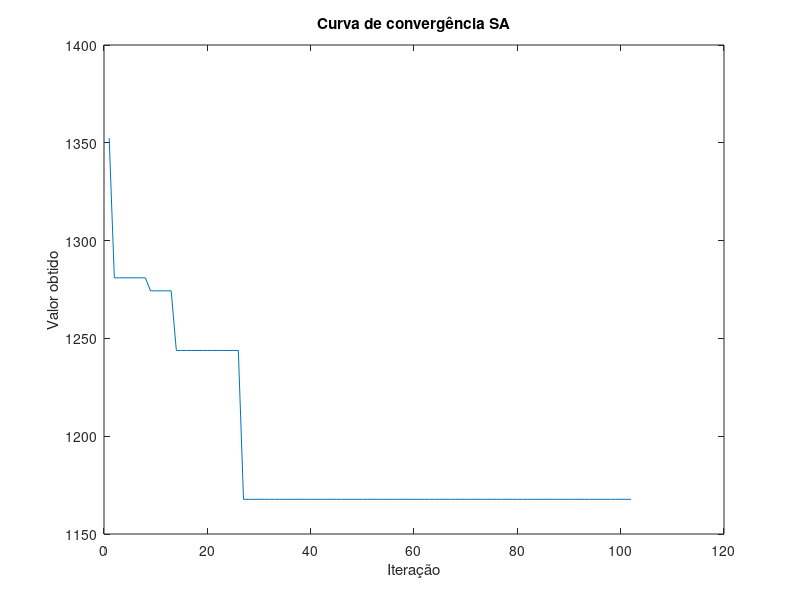

This figure's MATLAB source:
clear all
clc

%-----parametros e variaveis-----%
max_iter = 101; % numero maximo de iteracoes
Y = zeros(max_iter+1);% variavel para o grafico e resultado
X = 1:1:max_iter+1;

J = 16; % total de regioes da cidade a serem visitados
K = 2; % numero de drones
m = 8; % numero de locais potenciais para a instalacao das bases
dj = 400; % distancias para sobrevoo das regioes (metros)
Dk = [1860, 2580];  % capacidade de voo associadas a cada drone (em segundos)
tempo_recarga = [2760, 4200]; % tempo de recarga dos drones (em segundos)
velocidade = [4.72, 8.95]; % velocidade dos drones (em m/s)
dij = [10, 150, 309, 172, 285, 305, 435, 433; % distancias entre bases e regioes (metros)
       95, 10, 175, 172, 195, 320, 407, 350;
       230, 10, 24, 233, 168, 385, 407, 305;
       382, 170, 24, 357, 198, 492, 443, 305;
       10, 173, 309, 27, 230, 155, 300, 347;
       93, 83, 175, 27, 95, 282, 259, 235;
       230, 83, 24, 160, 20, 320, 259, 157;
       382, 190, 24, 312, 100, 417, 313, 157;
       165, 280, 350, 27, 230, 10, 197, 311;
       190, 230, 242, 27, 95, 95, 125, 173;
       285, 230, 170, 160, 10, 230, 125, 10;
       421, 290, 170, 312, 100, 385, 215, 10;
       303, 400, 435, 153, 275, 10, 150, 311;
       320, 368, 352, 153, 180, 95, 10, 175;
       382, 368, 305, 220, 153, 230, 10, 10;
       491, 407, 305, 350, 185, 385, 175, 10];
dij = dij';
djj = [ 0, 24, 148, 272, 24, 65, 190, 345, 148, 205, 272, 385, 272, 340, 385, 480; % distancia entre locais (metros)
        24, 0, 24, 148, 65, 24, 65, 210, 242, 148, 205, 272, 340, 272, 340, 385;
        148, 24, 0, 24, 190, 65, 24, 65, 272, 205, 148, 205, 385, 340, 272, 340;
        272, 148, 24, 0, 345, 190, 65, 24, 385, 272, 205, 148, 480, 385, 340, 272;
        24, 65, 190, 345, 0, 24, 148, 272, 24, 65, 190, 345, 148, 205, 272, 385;
        65, 24, 65, 210, 24, 0, 24, 148, 65, 24, 65, 190, 205, 148, 205, 272;
        190, 65, 24, 65, 148, 24, 0, 24, 190, 65, 24, 65, 272, 205, 148, 205;
        345, 210, 65, 24, 272, 148, 24, 0, 345, 190, 65, 24, 385, 272, 205, 148;
        148, 242, 272, 385, 24, 65, 190, 345, 0, 24, 148, 272, 24, 65, 190, 345;
        205, 148, 205, 272, 65, 24, 65, 190, 24, 0, 24, 148, 65, 24, 65, 190;
        272, 205, 148, 205, 190, 65, 24, 65, 148, 24, 0, 24, 190, 65, 24, 65;
        385, 272, 205, 148, 345, 190, 65, 24, 272, 148, 24, 0, 345, 190, 65, 24;
        272, 340, 385, 480, 148, 205, 272, 385, 24, 65, 190, 345, 0, 24, 148, 272;
        340, 272, 340, 385, 205, 148, 205, 272, 65, 24, 65, 190, 24, 0, 24, 148;
        385, 340, 272, 340, 272, 205, 148, 205, 65, 24, 65, 190, 65, 24, 0, 24;
        480, 385, 340, 272, 385, 272, 205, 148, 345, 190, 65, 24, 272, 148, 24, 0];
djj = djj;
%--------------------------------%


%-----inicializacao aleatoria-----%
function Xijk = inicializarAleatorio(m, J, K)
  Xijk = zeros(m, J, K);
  regioes = randperm(J); % gera um vetor de J numeros inteiros aleatorios únicos de 1 a J
  k = 1;
  for M = 1:J
    base(M) = randi(m); % selecionar aleatoriamente uma base para cada drone k
  endfor
  for j = 1:J
    Xijk(base(j), regioes(j), k) = 1;
    k = mod(k, K) + 1; % alterna entre os drones
  endfor
end
%---------------------------------%


%-----funcao objetivo-----%
function [f, f_individual] = calcularObjetivo(Xijk, dj, K, dij, djj, Dk_bateria, Dk, tempo_recarga, velocidade)
  f_individual = zeros(1,K);
  f = 0;
  for k = 1:K
    [base, regiao] = find(Xijk(:,:,k) ~= 0); % encontra a base e a regiao associadas ao drone k
    retorno = false;
    for j = 1:length(regiao)
      if j == 1
        f_individual(k) = f_individual(k) + ((dij(base(1),regiao(j)) + dj) / velocidade(k)); % calculo do tempo gasto para o drone k ir da base i ate o regiao j
        Dk_bateria(k) = Dk_bateria(k) - (((dij(base(1),regiao(j)) + dj) / velocidade(k)) / Dk(k)); % desconta o tempo gasto da bateria restante do drone
      elseif Dk_bateria(k) - (((djj(regiao(j - 1),regiao(j)) + dij(base(j),regiao(j)) + dj) / velocidade(k)) / Dk(k)) >= 0 % garante restricao 3, se resta tempo de bateria no drone para ir ate a proxima regiao, sobrevoa-la e voltar para a base (necessario somar a distancia ate a base para caso acabe a bateria do drone este nao fique ilhado)
        if retorno == true % se teve que voltar para a base
          f_individual(k) = f_individual(k) + ((dij(base(j - 1),regiao(j)) + dj) / velocidade(k));
          Dk_bateria(k) = Dk_bateria(k) - (((dij(base(j -1 ),regiao(j)) + dj) / velocidade(k)) / Dk(k));
          retorno = false;
        else
        f_individual(k) = f_individual(k) + ((djj(regiao(j - 1),regiao(j)) + dj) / velocidade(k)); % calculo do tempo gasto para o drone k ir da regiao j ate a proxima regiao j'
        Dk_bateria(k) = Dk_bateria(k) - (((djj(regiao(j - 1),regiao(j)) + dj) / velocidade(k)) / Dk(k)); % desconta o tempo gasto da bateria restante do drone
        endif
      elseif j == length(regiao) && Dk_bateria(k) - (((djj(regiao(j - 1),regiao(j)) + dij(base(j),regiao(j)) + dj) / velocidade(k)) / Dk(k)) >= 0 % se visitou todas as regioes j
        f_individual(k) = f_individual(k) + ((dij(base(j),regiao(j)) + dj + djj(regiao(j - 1),regiao(j))) / velocidade(k));
      else
        f_individual(k) = f_individual(k) + (dij(base(j),regiao(j)) / velocidade(k)) + (tempo_recarga(k) * (1 - Dk_bateria(k))); % calculo do tempo gasto para o drone voltar da regiao atual j ate a base i somado com o tempo de recarga do drone
        Dk_bateria(k) = Dk(k) / Dk(k); % recarrega o drone
        retorno = true;
      endif
    endfor
  endfor
  f = sum(f_individual(:));
end
%-------------------------%


%-----verificar restricoes-----%
function violacao = verificarRestricoes(X_ijk, J)
  violacao = false;
  for j = 1:J
    total_visitas = sum(sum(X_ijk(:,j,:))); % cada regiao j deve ser visitada por exatamente um drone uma unica vez
    if total_visitas ~= 1
      violacao = true;
      fprintf('Violação na região %d: total de visitas é %d\n', j, total_visitas);
      return
    endif
  endfor
  if sum(X_ijk(:)) ~= J % todas as regioes devem ser visitados
    violacao = true;
    return;
  endif
end
%------------------------------%


%-----busca local (troca os bairros entre os dois drones)-----%
function [Xijk] = buscaLocal(Xijk, K)
  % seleciona dois drones aleatórios
  drone1 = randi(K);
  drone2 = randi(K);
  while drone2 == drone1
    drone2 = randi(K); % garante que os drones selecionados sejam diferentes
  endwhile
  % obtem as regioes visitados pelos drones

  [linhas_d1, colunas_d1] = find(Xijk(:,:,drone1) ~= 0);
  [linhas_d2, colunas_d2] = find(Xijk(:,:,drone2) ~= 0);
  if length(colunas_d1) >= 2 && length(colunas_d2) >= 2 % seleciona aleatoriamente duas regioes para trocar entre os drones
    indices_d1 = randperm(length(colunas_d1), 2);
    indices_d2 = randperm(length(colunas_d2), 2);

    % localizacoes das regioes selecionados
    regioes_d1_troca = colunas_d1(indices_d1);
    regioes_d2_troca = colunas_d2(indices_d2);

    % troca as regioes entre os drones
    Xijk(linhas_d1(indices_d1(1)), regioes_d1_troca(1), drone1) = 0;
    Xijk(linhas_d1(indices_d1(2)), regioes_d1_troca(2), drone1) = 0;
    Xijk(linhas_d2(indices_d2(1)), regioes_d2_troca(1), drone2) = 0;
    Xijk(linhas_d2(indices_d2(2)), regioes_d2_troca(2), drone2) = 0;

    Xijk(linhas_d1(indices_d1(1)), regioes_d1_troca(1), drone2) = 1;
    Xijk(linhas_d1(indices_d1(2)), regioes_d1_troca(2), drone2) = 1;
    Xijk(linhas_d2(indices_d2(1)), regioes_d2_troca(1), drone1) = 1;
    Xijk(linhas_d2(indices_d2(2)), regioes_d2_troca(2), drone1) = 1;

endif
end
%-------------------------------------------------------%


%-----SA-----%
function [X_best, f_best, f_individual_best, Y] = SA(dj, Dk, m, J, K, max_iter, dij, djj, tempo_recarga, velocidade)
  T0 = 100; % temperatura inicial
  Tf = 0.1; % temperatura final
  alpha = 0.95; % taxa de resfriamento
  Dk_bateria = Dk ./ Dk; % inicia a bateria (iniciada como 1 para representar 100%)
  Xijk = inicializarAleatorio(m, J, K);
  while verificarRestricoes(Xijk, J)
    Xijk = inicializarAleatorio(m, J, K);
  endwhile
  X_best = Xijk;
  [f_best, f_individual_best] = calcularObjetivo(Xijk, dj, K, dij, djj, Dk_bateria, Dk, tempo_recarga, velocidade)
  f_curr = 0;
  delta_f = f_curr - f_best;
  T = T0;
  iter = 1;
  busca = 0;
  mudanca = 0;
  aceito = false;
  Y(1) = f_best;

  while T > Tf && iter <= max_iter
    iter = iter + 1;
    if aceito == true
      X_ijk = X_aceito;
    else
      X_ijk = X_best;
    endif
    aceito = false;
    % aplica busca local (explotacao)
    X_ijk = buscaLocal(X_ijk, K);

     [f_curr, f_individual_curr] = calcularObjetivo(X_ijk, dj, K, dij, djj, Dk_bateria, Dk, tempo_recarga, velocidade);
     delta_f = f_curr - f_best;

     if delta_f < 0 && ~verificarRestricoes(X_ijk, J)
       iter
        X_best = X_ijk;
        f_best = f_curr
     elseif exp(-delta_f / T) > rand() && ~verificarRestricoes(X_ijk, J)
        X_aceito = X_ijk;
        f_aceito = f_curr;
        aceito = true;
     endif
    T = alpha * T;
    Y(iter) = f_best;
  endwhile
end
%------------%

% chamar o algoritmo SA
tic
[X_best, f_best, f_individual_best, Y] = SA(dj, Dk, m, J, K, max_iter, dij, djj, tempo_recarga, velocidade);
tempo_CPU = toc
% exibir resultado
disp('Melhor solução encontrada:');
disp(X_best);
disp(['Tempo total: ', num2str(f_best)]);
disp(['Tempo de cada drone: ', num2str(f_individual_best)]);

plot(X,Y);
title('Curva de convergência SA');
xlabel('Iteração');
ylabel('Valor obtido');
